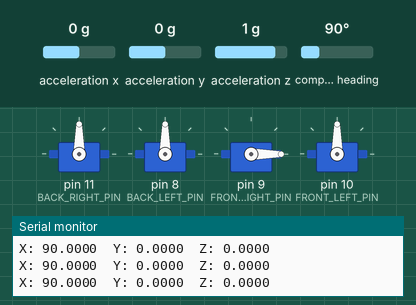
This sketch was run on a simulated Arduino Uno, built with avr-gcc and run on an emulated ATmega328P. Parts: 4 × servo, the last lines printed to the serial monitor. The inputs (shaded band) are chosen by the test bench; at power-on: compass heading 90°, acceleration z 1 g, acceleration x 0 g, acceleration y 0 g.

Above: at 2.4 s.
2.5 s: compass heading set to 7°
At 2.69 s:
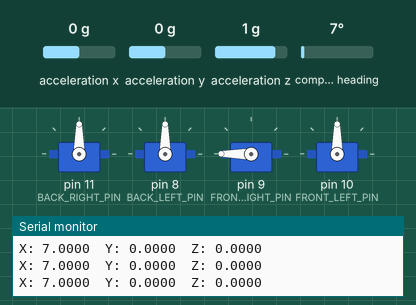
At 3.34 s:
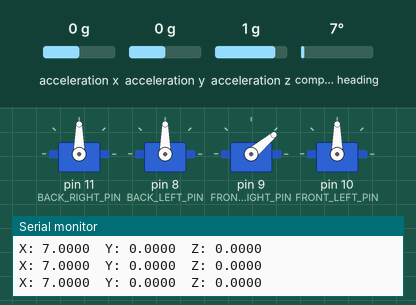
5.5 s: compass heading set to 180°
8.5 s: compass heading set to 11°
At 9.22 s:
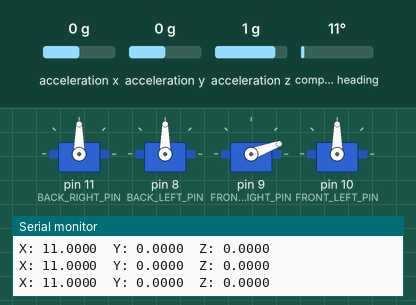
11.5 s: acceleration z set to 0.1 g
At 11.81 s:
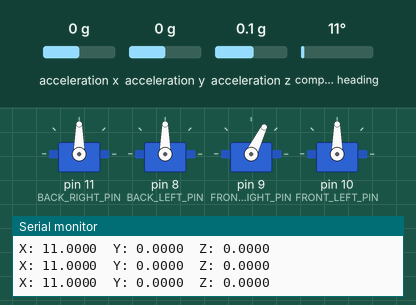
14.5 s: acceleration z set to -0.2 g
17.5 s: compass heading set to 90°
Timing chart, 0 to 20.5 s (numbered marks = the images above; inputs shaded):
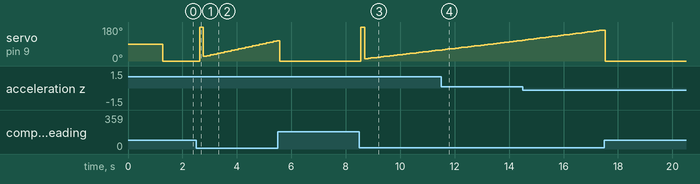

Measured:
- after the input at 2.5 s, servo on pin 9 (FRONT_RIGHT_PIN): 0° → 180° after 0.14 s, → 24° 0.13 s later, → 28° 0.13 s later, → 32° 0.13 s later, … (23 changes in this stretch)
- after the input at 8.5 s, servo on pin 9 (FRONT_RIGHT_PIN): 0° → 180° after 0.06 s, → 12° 0.13 s later, → 14° 0.13 s later, → 16° 0.10 s later, … (25 changes in this stretch)

The sketch:

imuCode_pcontroller.ino
```cpp
#include <PID_v1.h>


#include <PS2X_lib.h>
#include <Servo.h>
#include <Wire.h>
#include <Adafruit_Sensor.h>
#include <Adafruit_BNO055.h>
#include <utility/imumaths.h>

//#define debug 1

Adafruit_BNO055 bno = Adafruit_BNO055(55);

//Define the pins
#define FAST_INC  10
#define SLOW_INC  5
#define FAST_DEC  20
#define SLOW_DEC   5

#define BACK_RIGHT_PIN  11
#define BACK_LEFT_PIN   8
#define FRONT_RIGHT_PIN 9
#define FRONT_LEFT_PIN  10

//Define the motor values
#define MAX_CCW 175
#define MIN_CCW 95
#define MAX_CW  25
#define MIN_CW  80
#define STOP    90

//Global Variables
Servo back_right;
Servo back_left;
Servo front_right;
Servo front_left;
PS2X ps2x;
int error = 0;
byte type = 0;
byte vibrate = 0;
bool use_controller = false;

int speed_back_right = 90;
int speed_back_left = 90;
int speed_front_right = 90;
int speed_front_left = 90;

float yaw = 0;
float pitch = 0;
float roll = 0;

float yaw_adjusted = 0;

//P controller
double p_Setpoint, p_Input, p_Output;

//Specify the links and initial tuning parameters
double Kp=2, Ki=5, Kd=1;
PID myPID(&p_Input, &p_Output, &p_Setpoint, Kp, Ki, Kd, DIRECT);


//Helper Functions

int dec_speed(Servo motor, int& speed){
  if(abs(90 - speed) <= FAST_DEC){
    motor.write(speed);
    speed = 90;
    return speed;
  }
  else if(speed < 90){ //cw motion
    speed += FAST_DEC;
  }
  else{ //ccw motion
    speed -= FAST_DEC;
  }

  motor.write(speed);
  return speed;
}

int inc_speed(Servo motor, int max, int& speed){ //increase speed fast. Note: cw == 1 for clockwise & 0 for ccw
  //NOTE: THIS FUNCTION IS ONLY FOR MOVING TO MAXIMUM CW AND CCW SPEEDS
  if(abs(speed - max) <= FAST_INC){
      motor.write(max);
      speed = max;
      return speed;
    }

  if(max == MAX_CCW){ //want to get to max ccw speed
    //Case 1: speed already > 90
    if(speed >= 90){
      speed += FAST_INC;
    }
    else{
      //this means the motor is moving in a cw direction, must first stop it and then increase.
      while(speed >= 90){
        speed = dec_speed(motor, speed);
      }
      speed += FAST_INC;
    }
  } else {
    //Case 1: speed already < 90
    if(speed <= 90){
      speed -= FAST_INC;
    }
    else{
      //this means the motor is moving in a ccw direction, must first stop it and then increase.
      while(speed <= 90){
        speed = dec_speed(motor, speed);
      }
      speed -= FAST_INC;
    }
  }

  motor.write(speed);
  return speed;
}

//Submarine functions

void move_forwards(){ //while _____ is pressed, move forwards
    //back_left needs to go ccw
    inc_speed(back_left, MAX_CCW, speed_back_left);
    //back_right needs to go cw
    inc_speed(back_right, MAX_CW, speed_back_right);
}

void move_backwards(){
  inc_speed(back_left, MAX_CW, speed_back_left);
  inc_speed(back_right, MAX_CCW, speed_back_right);
}

void rise(){
  inc_speed(front_left, MAX_CCW, speed_front_left);
  inc_speed(front_right, MAX_CW, speed_front_right);
}

void descend(){
  inc_speed(front_left, MAX_CW, speed_front_left);
  inc_speed(front_right, MAX_CCW, speed_front_right);
}


void turn_left(){ //assuming hard left
  dec_speed(back_left, speed_back_left); //MAX_CW
  inc_speed(back_right, MAX_CW, speed_back_right); //move forwards
}

void turn_right(){ //assuming hard right
  inc_speed(back_left, MAX_CCW, speed_back_left);
  dec_speed(back_right, speed_back_right); //MAX_CCW
}

void rise_left(){
  inc_speed(front_left, MAX_CCW, speed_front_left);
  inc_speed(front_right, 90, speed_front_right); //MAX_CCW
}

void rise_right(){
  inc_speed(front_left, 90, speed_front_left); //MAX_CW
  inc_speed(front_right, MAX_CW, speed_front_right);
}

//Set up and main loop
void setup() {

  //analogReference(EXTERNAL);
  Serial.begin(9600); //9600 for motors, need 57600 for the controller though

  // IMU SETUP
  if(!bno.begin())
  {
    /* There was a problem detecting the BNO055 ... check your connections */
    Serial.print("Ooops, no BNO055 detected ... Check your wiring or I2C ADDR!");
    //while(1);
  }

  delay(1000);

  bno.setExtCrystalUse(true);

  // CONTROLLER SETUP
//
//  // put your setup code here, to run once:
  back_right.attach(BACK_RIGHT_PIN);
  back_left.attach(BACK_LEFT_PIN);
  front_right.attach(FRONT_RIGHT_PIN);
  front_left.attach(FRONT_LEFT_PIN);


  error = ps2x.config_gamepad(5,4,3,2, true, true);
//
 if(error == 0){
  Serial.println("Found Controller, configured successful");
  Serial.println("Try out all the buttons, X will vibrate the controller, faster as you press harder;");
  Serial.println("holding L1 or R1 will print out the analog stick values.");
  Serial.println("Go to www.billporter.info for updates and to report bugs.");
 }

  else if(error == 1)
   Serial.println("No controller found, check wiring, see readme.txt to enable debug. visit www.billporter.info for troubleshooting tips");

  else if(error == 2)
   Serial.println("Controller found but not accepting commands. see readme.txt to enable debug. Visit www.billporter.info for troubleshooting tips");

  else if(error == 3)
   Serial.println("Controller refusing to enter Pressures mode, may not support it. ");

   type = ps2x.readType();
     switch(type) {
       case 0:
        Serial.println("Unknown Controller type");
       break;
       case 1:
        Serial.println("DualShock Controller Found");
       break;
       case 2:
         Serial.println("GuitarHero Controller Found");
       break;
     }
//
//
     back_right.write(90);
     back_left.write(90);
     front_right.write(90);
     front_left.write(90);

  //pcontroller
  p_Input = 0;
  p_Setpoint = 15;
  myPID.SetOutputLimits(0,180);

  //turn the PID on
  myPID.SetMode(AUTOMATIC);

  Serial.println("Initialized Shaheen One");
}

void loop() {

  sensors_event_t event;
  bno.getEvent(&event);

  yaw = event.orientation.x;
  pitch = event.orientation.y;
  roll = event.orientation.z;

  /* Display the floating point data */
  Serial.print("X: ");
  Serial.print(yaw, 4);
  Serial.print("\tY: ");
  Serial.print(pitch, 4);
  Serial.print("\tZ: ");
  Serial.print(roll, 4);
  Serial.println("");

  //delay(100);

  p_Input = yaw;
  myPID.Compute();
  front_right.write(p_Output);

//  yaw_adjusted = 360;
//  if ((yaw>0 && yaw<15) || (yaw<360&&yaw>345)){
//    move_forwards();
//   }
//
//  if (yaw > 15 && yaw < 90){
//    turn_left();
//  }
//
//  if (yaw<=345 && yaw > 270){
//    turn_right();
//  }
//
  // CONTROLLER LOOP


   ps2x.read_gamepad(false, vibrate);
   if(ps2x.ButtonPressed(PSB_START)) use_controller = true;//


}
```
